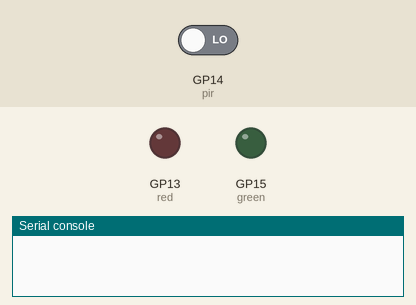
This program was run on a simulated Raspberry Pi Pico running MicroPython. Shown: output pins drawn as LEDs (lit = HIGH), the last lines printed to the serial console. Dashed ring = blinking. The test bench sets the inputs (shaded band); at power-on: GP14 (pir) LOW.

Above: at 1.2 s.
1.3 s: GP14 (pir) driven HIGH
At 2.0 s:
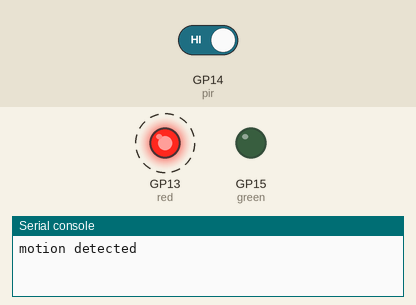
At 6.2 s:
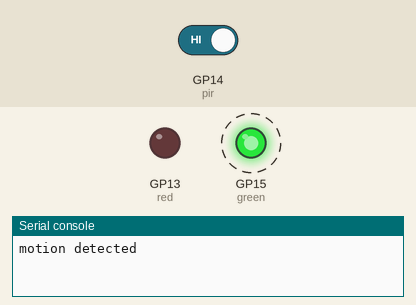
Timing chart, 0 to 10.3 s (numbered marks = the images above; inputs shaded):
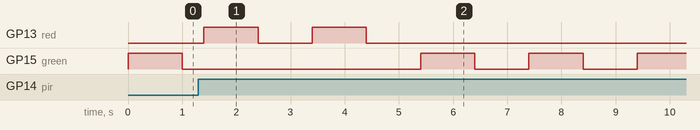

Measured:
- after the input at 1.3 s, GP13 (red): alternates HIGH for 1.0 s and LOW for 1.0 s, 4 changes in all, then stays LOW, starting after 0.10 s
- by itself, GP15 (green): alternates HIGH for 1.0 s and LOW for 1.0 s

The program:

led-alarm-two.py
```python
from machine import Pin
from utime import sleep_ms, sleep

pir = Pin(14, Pin.IN, Pin.PULL_DOWN)
green = Pin(15, Pin.OUT)
red = Pin(13, Pin.OUT)

def pir_handler(pin):
    sleep_ms(100)
    if pin.value():
        print("motion detected")
        for i in range(4):
            red.toggle()
            sleep(1)

pir.irq(trigger=Pin.IRQ_RISING, handler=pir_handler)

while True:
    green.toggle()
    sleep(1)
```
